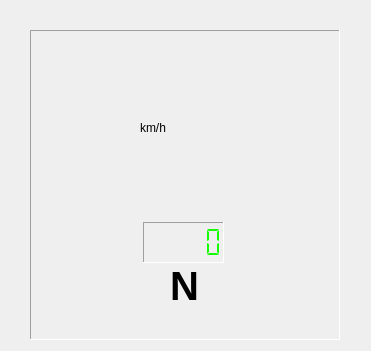
<?xml version="1.0" encoding="UTF-8"?>
<ui version="4.0">
 <class>Speed</class>
 <widget class="QWidget" name="Speed">
  <property name="geometry">
   <rect>
    <x>0</x>
    <y>0</y>
    <width>371</width>
    <height>351</height>
   </rect>
  </property>
  <property name="windowTitle">
   <string>Form</string>
  </property>
  <widget class="QLabel" name="label">
   <property name="geometry">
    <rect>
     <x>30</x>
     <y>30</y>
     <width>310</width>
     <height>310</height>
    </rect>
   </property>
   <property name="styleSheet">
    <string notr="true"/>
   </property>
   <property name="frameShape">
    <enum>QFrame::Panel</enum>
   </property>
   <property name="frameShadow">
    <enum>QFrame::Sunken</enum>
   </property>
   <property name="text">
    <string/>
   </property>
  </widget>
  <widget class="QLabel" name="label_2">
   <property name="geometry">
    <rect>
     <x>170</x>
     <y>170</y>
     <width>30</width>
     <height>30</height>
    </rect>
   </property>
   <property name="styleSheet">
    <string notr="true">border-image: url(:/KM/image/pointhover.png);</string>
   </property>
   <property name="text">
    <string/>
   </property>
  </widget>
  <widget class="QLCDNumber" name="lcdNumber">
   <property name="geometry">
    <rect>
     <x>143</x>
     <y>222</y>
     <width>81</width>
     <height>41</height>
    </rect>
   </property>
   <property name="font">
    <font>
     <family>wasy10</family>
     <pointsize>20</pointsize>
     <weight>75</weight>
     <bold>true</bold>
    </font>
   </property>
   <property name="styleSheet">
    <string notr="true">color: rgb(22, 252, 3);</string>
   </property>
   <property name="frameShape">
    <enum>QFrame::Panel</enum>
   </property>
   <property name="frameShadow">
    <enum>QFrame::Sunken</enum>
   </property>
   <property name="segmentStyle">
    <enum>QLCDNumber::Flat</enum>
   </property>
   <property name="intValue" stdset="0">
    <number>0</number>
   </property>
  </widget>
  <widget class="QLabel" name="label_3">
   <property name="geometry">
    <rect>
     <x>170</x>
     <y>270</y>
     <width>31</width>
     <height>31</height>
    </rect>
   </property>
   <property name="font">
    <font>
     <pointsize>30</pointsize>
     <weight>75</weight>
     <bold>true</bold>
    </font>
   </property>
   <property name="text">
    <string>N</string>
   </property>
  </widget>
  <widget class="QLabel" name="label_4">
   <property name="geometry">
    <rect>
     <x>140</x>
     <y>110</y>
     <width>90</width>
     <height>35</height>
    </rect>
   </property>
   <property name="styleSheet">
    <string notr="true">font: 26pt &quot;Sans Serif&quot;;</string>
   </property>
   <property name="text">
    <string>km/h</string>
   </property>
  </widget>
  <zorder>lcdNumber</zorder>
  <zorder>label</zorder>
  <zorder>label_2</zorder>
  <zorder>label_3</zorder>
  <zorder>label_4</zorder>
 </widget>
 <resources/>
 <connections/>
</ui>
